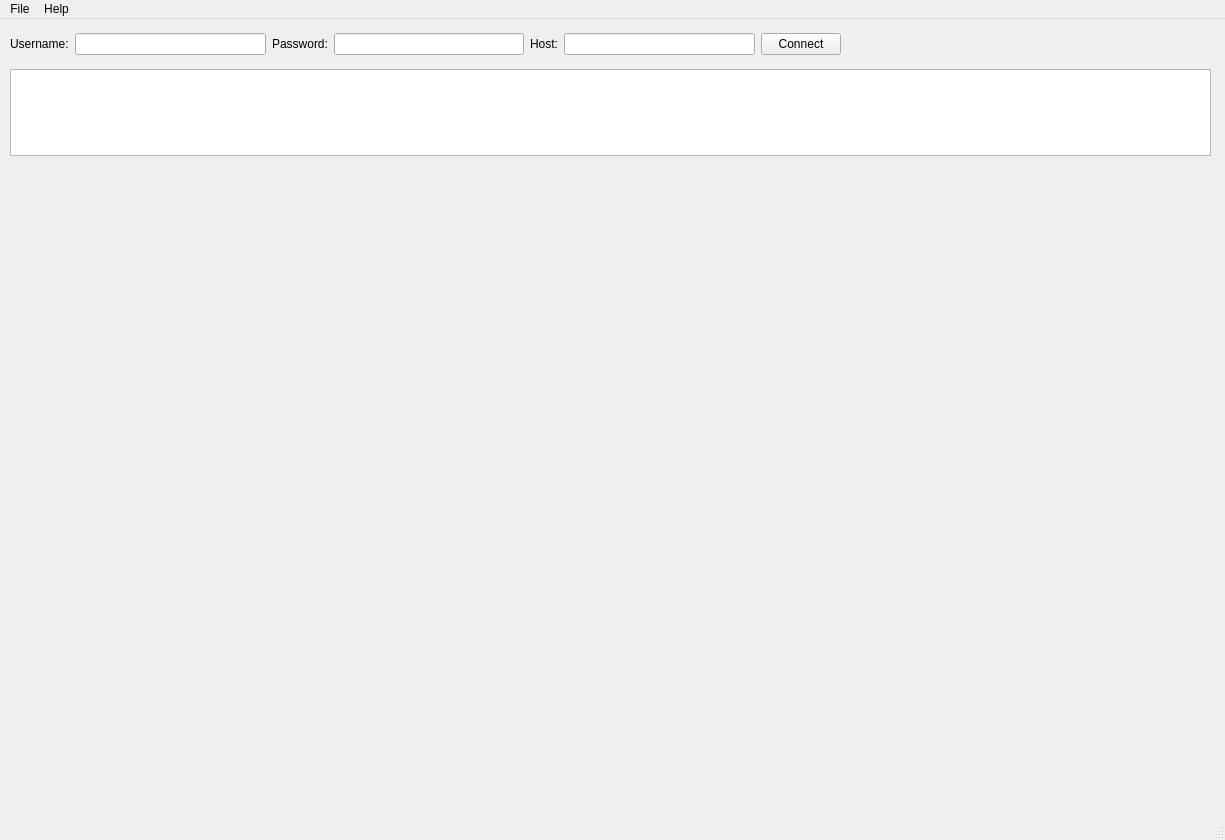
<?xml version="1.0" encoding="UTF-8"?>
<ui version="4.0">
 <class>MainWindow</class>
 <widget class="QMainWindow" name="MainWindow">
  <property name="geometry">
   <rect>
    <x>0</x>
    <y>0</y>
    <width>1225</width>
    <height>840</height>
   </rect>
  </property>
  <property name="minimumSize">
   <size>
    <width>1225</width>
    <height>840</height>
   </size>
  </property>
  <property name="maximumSize">
   <size>
    <width>1225</width>
    <height>840</height>
   </size>
  </property>
  <property name="windowTitle">
   <string>MainWindow</string>
  </property>
  <widget class="QWidget" name="centralwidget">
   <widget class="QWidget" name="">
    <property name="geometry">
     <rect>
      <x>10</x>
      <y>10</y>
      <width>831</width>
      <height>30</height>
     </rect>
    </property>
    <layout class="QHBoxLayout" name="horizontalLayout">
     <item>
      <widget class="QLabel" name="userLabel">
       <property name="font">
        <font>
         <family>Arial</family>
         <pointsize>9</pointsize>
        </font>
       </property>
       <property name="text">
        <string>Username:</string>
       </property>
      </widget>
     </item>
     <item>
      <widget class="QLineEdit" name="userLineEdit"/>
     </item>
     <item>
      <widget class="QLabel" name="passLabel">
       <property name="font">
        <font>
         <family>Arial</family>
         <pointsize>9</pointsize>
        </font>
       </property>
       <property name="text">
        <string>Password:</string>
       </property>
      </widget>
     </item>
     <item>
      <widget class="QLineEdit" name="passLineEdit">
       <property name="text">
        <string/>
       </property>
       <property name="echoMode">
        <enum>QLineEdit::Password</enum>
       </property>
      </widget>
     </item>
     <item>
      <widget class="QLabel" name="hostLabel">
       <property name="font">
        <font>
         <family>Arial</family>
         <pointsize>9</pointsize>
        </font>
       </property>
       <property name="text">
        <string>Host:</string>
       </property>
      </widget>
     </item>
     <item>
      <widget class="QLineEdit" name="hostLineEdit"/>
     </item>
     <item>
      <widget class="QPushButton" name="connectButton">
       <property name="text">
        <string>Connect</string>
       </property>
      </widget>
     </item>
    </layout>
   </widget>
   <widget class="QTextEdit" name="statusTextEdit">
    <property name="geometry">
     <rect>
      <x>10</x>
      <y>50</y>
      <width>1201</width>
      <height>87</height>
     </rect>
    </property>
   </widget>
   <widget class="QWidget" name="horizontalLayoutWidget">
    <property name="geometry">
     <rect>
      <x>10</x>
      <y>150</y>
      <width>1201</width>
      <height>631</height>
     </rect>
    </property>
    <layout class="QHBoxLayout" name="mainLayout"/>
   </widget>
  </widget>
  <widget class="QMenuBar" name="menubar">
   <property name="geometry">
    <rect>
     <x>0</x>
     <y>0</y>
     <width>1225</width>
     <height>26</height>
    </rect>
   </property>
   <widget class="QMenu" name="menuAbout">
    <property name="title">
     <string>File</string>
    </property>
    <addaction name="actionExit"/>
   </widget>
   <widget class="QMenu" name="menuHelp">
    <property name="title">
     <string>Help</string>
    </property>
    <addaction name="actionAbout"/>
   </widget>
   <addaction name="menuAbout"/>
   <addaction name="menuHelp"/>
  </widget>
  <widget class="QStatusBar" name="statusbar"/>
  <action name="actionAbout">
   <property name="text">
    <string>About</string>
   </property>
  </action>
  <action name="actionExit">
   <property name="text">
    <string>Exit</string>
   </property>
  </action>
 </widget>
 <resources/>
 <connections/>
</ui>
